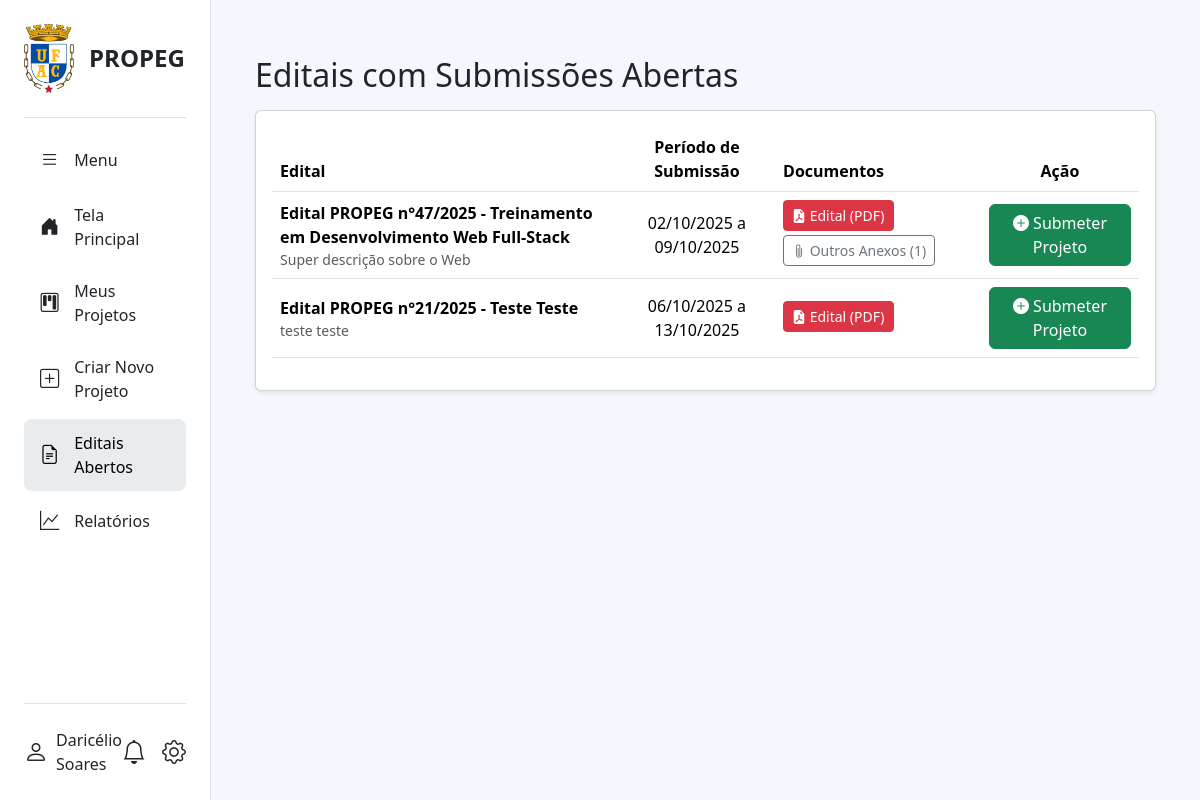
The app's page /projetos/editais/abertos/ (signed in) with its own data.
### projetos_institucionais/models.py (models this page shows, shortened)
class Usuario(AbstractUser):
    PERFIL_CHOICES = (
        ('coordenador', 'Coordenador'),
        ('aluno', 'Aluno'),
        ('gestor', 'Gestor'),
    )
    STATUS_CHOICES = (
        ('pendente', 'Pendente'),
        ('ativo', 'Ativo'),
        ('inativo', 'Inativo'),
    )
    status = models.CharField(
        max_length=20,
        choices=STATUS_CHOICES,
        default='pendente',
        verbose_name='Status',
    )
    USERNAME_FIELD = 'cpf'
    REQUIRED_FIELDS = ['username', 'first_name', 'last_name', 'email']
    cpf = models.CharField(max_length=14, unique=True, verbose_name="CPF")
    email = models.EmailField(unique=True)
    telefone = models.CharField(max_length=20, blank=True, null=True)
    perfil = models.CharField(max_length=20, choices=PERFIL_CHOICES)
    regime_trabalho = models.CharField(max_length=3, blank=True, null=True, verbose_name="Regime de Trabalho")
    is_active = models.BooleanField(default=False, verbose_name="Ativo", help_text="Marque esta opção para ativar a conta do usuário.")
    curso = models.ForeignKey(
        'CursoGraduacao',
        on_delete=models.SET_NULL,
        null=True,
        blank=True,
        verbose_name="Curso de Graduação",
    )
    endereco = models.OneToOneField(
        'Endereco',
        on_delete=models.SET_NULL,
        null=True,
        blank=True
    )
    titulacao = models.ForeignKey(
        'Titulacao',
        on_delete=models.SET_NULL,
        null=True,
        blank=True,
        verbose_name="Titulação"
    )
    centro_lotacao = models.ForeignKey(
        'CentroLotacao',
        on_delete=models.SET_NULL,
        null=True,
        blank=True,
        verbose_name="Centro de Lotação"
    )
    objects = UsuarioManager()

class Edital(models.Model):
    STATUS_CHOICES = (
        ('rascunho', 'Rascunho'),
        ('aberto', 'Aberto'),
        ('fechado', 'Fechado'),
    )
    tipo = models.CharField(max_length=50, default='PROPEG', verbose_name="Tipo/Origem", help_text="Ex: PROPEG, PROEX, etc.")
    numero = models.PositiveIntegerField(verbose_name="Número do Edital")
    ano = models.PositiveIntegerField(verbose_name="Ano do Edital")
    titulo = models.CharField(max_length=255, verbose_name="Título Descritivo do Edital")
    descricao = models.TextField(verbose_name="Descrição Resumida")
    data_inicio_submissoes = models.DateField(verbose_name="Início das Submissões")
    data_fim_submissoes = models.DateField(verbose_name="Fim das Submissões")
    status = models.CharField(max_length=10, choices=STATUS_CHOICES, default='rascunho')
    documento_principal = models.FileField(
        upload_to='editais/documentos/',
        verbose_name="Documento Principal do Edital (PDF)"
    )
    criado_por = models.ForeignKey(settings.AUTH_USER_MODEL, on_delete=models.PROTECT)
    data_criacao = models.DateTimeField(auto_now_add=True)
    @property
    def titulo_completo(self):
        return f"Edital {self.tipo} n°{self.numero}/{self.ano} - {self.titulo}"
    class Meta:
        verbose_name = "Edital"
        verbose_name_plural = "Editais"
        ordering = ['-ano', '-numero']
        unique_together = ('numero', 'ano', 'tipo')

### projetos_institucionais/views.py (the view)
# urls.py: path('editais/abertos/', views.listar_editais_abertos, name='listar_editais_abertos'),
@login_required
@coordenador_required
def listar_editais_abertos(request):
    hoje = date.today()
    editais_abertos = Edital.objects.filter(
        status='aberto',
        data_inicio_submissoes__lte=hoje,
        data_fim_submissoes__gte=hoje
    ).prefetch_related('anexos')
    contexto = {
        'editais': editais_abertos
    }
    return render(request, 'projetos_institucionais/editais_abertos_lista.html', contexto)

### projetos_institucionais/context_processors.py (called while the page is built)
def unread_notifications_context(request):
    if request.user.is_authenticated:
        unread_count = Notificacao.objects.filter(destinatario=request.user, lida=False).count()
        return {'unread_notifications_count': unread_count}
    return {}

### templates/projetos_institucionais/editais_abertos_lista.html (shortened to what this page needs)
{% extends "base2.html" %}
{% block content %}
<div class="container-fluid mt-4">
    <h2 class="mb-3">Editais com Submissões Abertas</h2>
    <div class="card shadow-sm">
        <div class="card-body">
            <div class="table-responsive">
                <table class="table table-hover align-middle">
                    <thead>
                        <tr>
                            <th style="width: 40%;">Edital</th>
                            <th class="text-center">Período de Submissão</th>
                            <th>Documentos</th>
                            <th class="text-center">Ação</th>
                        </tr>
                    </thead>
                    <tbody>
                        {% for edital in editais %}
                        <tr>
                            <td>
                                <strong>{{ edital.titulo_completo }}</strong>
                                <p class="text-muted small mb-0">{{ edital.descricao }}</p>
                            </td>
                            <td class="text-center">{{ edital.data_inicio_submissoes|date:"d/m/Y" }} a {{ edital.data_fim_submissoes|date:"d/m/Y" }}</td>
                            <td>
                                <a href="{{ edital.documento_principal.url }}" target="_blank" class="btn btn-sm btn-danger mb-1">
                                    <i class="bi bi-file-earmark-pdf-fill"></i> Edital (PDF)
                                </a>
                                {% if edital.anexos.all %}
                                <button type="button" class="btn btn-sm btn-outline-secondary mb-1" data-bs-toggle="modal" data-bs-target="#anexosModal-{{ edital.pk }}">
                                    <i class="bi bi-paperclip"></i> Outros Anexos ({{ edital.anexos.all|length }})
                                </button>
                                {% endif %}
                            </td>
                            <td class="text-center">
                                <a href="{% url 'projeto_criar' %}" class="btn btn-success">
                                    <i class="bi bi-plus-circle-fill"></i> Submeter Projeto
                                </a>
                            </td>
                        </tr>
                        {% empty %}
                        <tr>
                            <td colspan="4" class="text-center text-muted">Nenhum edital com submissões abertas no momento.</td>
                        </tr>
                        {% endfor %}
                    </tbody>
                </table>
            </div>
        </div>
    </div>
</div>
{% endblock %}

### templates/base2.html (shortened to what this page needs)
{% load static %}
<!DOCTYPE html>
<html lang="pt-BR">
<head>
    <link href="https://cdn.jsdelivr.net/npm/bootstrap@5.3.3/dist/css/bootstrap.min.css" rel="stylesheet">
    <link href="https://cdn.jsdelivr.net/npm/bootstrap-icons@1.11.3/font/bootstrap-icons.css" rel="stylesheet">
    <link href="https://cdnjs.cloudflare.com/ajax/libs/font-awesome/6.5.2/css/all.min.css" rel="stylesheet">
    <link href="{% static 'css/style.css' %}" rel="stylesheet">
</head>
<body>
    <div class="d-flex">
        <div id="sidebar" class="d-flex flex-column">
            <div class="sidebar-header">
                <img src="{% static 'imagens/logo_ufac.png' %}" alt="Logo UFAC" width="50">
                <span class="fs-4 fw-bold">PROPEG</span>
            </div>
            <ul class="nav flex-column my-3">
                <li class="nav-item">
                    <a href="#" class="nav-link text-dark" id="toggle-btn">
                        <i class="bi bi-list"></i>
                        <span>Menu</span>
                    </a>
                </li>
                {% with request.resolver_match.url_name as url_name %}
                <li class="nav-item">
                    <a href="{% url 'tela_principal' %}"
                        class="nav-link {% if url_name == 'tela_principal' %}active{% else %}text-dark{% endif %}">
                        <i class="bi bi-house-door-fill"></i>
                        <span>Tela Principal</span>
                    </a>
                </li>
                {% if user.perfil == 'coordenador' %}
                <li class="nav-item">
                    <a href="{% url 'projeto_dashboard' %}"
                        class="nav-link {% if request.resolver_match.url_name == 'projeto_dashboard' %}active{% else %}text-dark{% endif %}">
                        <i class="bi bi-kanban"></i>
                        <span>Meus Projetos</span>
                    </a>
                </li>
                <li class="nav-item">
                    <a href="{% url 'projeto_criar' %}"
                        class="nav-link {% if request.resolver_match.url_name == 'projeto_criar' %}active{% else %}text-dark{% endif %}">
                        <i class="bi bi-plus-square"></i>
                        <span>Criar Novo Projeto</span>
                    </a>
                </li>
                <li class="nav-item">
                    <a href="{% url 'listar_editais_abertos' %}" class="nav-link {% if request.resolver_match.url_name == 'listar_editais_abertos' %}active{% else %}text-dark{% endif %}">
                        <i class="bi bi-file-earmark-text"></i>
                        <span>Editais Abertos</span>
                    </a>
                </li>
                <li class="nav-item">
                    <a href="{% url 'relatorio_lista_projetos' %}" class="nav-link {% if request.resolver_match.url_name == 'relatorios' %}active{% else %}text-dark{% endif %}">
                        <i class="bi bi-graph-up"></i>
                        <span>Relatórios</span>
                    </a>
                </li>
                {% endif %}
                {% endwith %}
            </ul>
            <div class="sidebar-footer mt-auto">
                {% if user.is_authenticated %}
                <a href="{% url 'perfil' %}" class="d-flex align-items-center text-dark text-decoration-none">
                    <i class="bi bi-person fs-4"></i>
                    <span class="ms-2">
                        {% if user.get_full_name %}
                        {{ user.get_full_name }}
                        {% elif user.first_name %}
                        {{ user.first_name }}
                        {% else %}
                        {{ user.cpf }}
                        {% endif %}
                    </span>
                </a>
                {% endif %}
                <div class="d-flex align-items-center">
                    <a href="{% url 'lista_notificacoes' %}" class="text-dark position-relative me-3">
                        <i class="bi bi-bell fs-4"></i>
                    </a>
                    {% if user.is_authenticated %}
                    <div class="dropdown dropup">
                        <a href="#" class="text-dark text-decoration-none" data-bs-toggle="dropdown"
                            aria-expanded="false">
                            <i class="bi bi-gear fs-4"></i>
                        </a>
                    </div>
                    {% endif %}
                </div>
            </div>
        </div>
        <main id="main-content">
            {% block content %}
            {% endblock %}
        </main>
    </div>
</body>
</html>

### static/css/style.css (style rules this page uses)
html, body { height: 100%; margin: 0; font-family: 'Segoe UI', Tahoma, Geneva, Verdana, sans-serif; }
.d-flex { height: 100%; }
#sidebar { width: 280px; background-color: #ffffff; padding: 1.5rem; border-right: 1px solid #dee2e6; transition: width 0.3s; transition: width 0.3s ease-in-out; }
.sidebar-header { display: flex; align-items: center; gap: 15px; padding-bottom: 1.5rem; border-bottom: 1px solid #dee2e6; }
.sidebar-footer { display: flex; justify-content: space-between; align-items: center; padding-top: 1.5rem; border-top: 1px solid #dee2e6; }
#main-content { flex-grow: 1; background-color: #f4f7fc; padding: 2rem; overflow-y: auto; }
.table-responsive { overflow: visible; }

### records on screen
Usuario: get_full_name "Daricélio Soares"
Edital: titulo_completo "Edital PROPEG n°47/2025 - Treinamento em Desenvolvimento Web Full-Stack", descricao "Super descrição sobre o Web", data_inicio_submissoes "02/10/2025", data_fim_submissoes "09/10/2025", anexos.all|length "1"
Edital: titulo_completo "Edital PROPEG n°21/2025 - Teste Teste", descricao "teste teste", data_inicio_submissoes "06/10/2025", data_fim_submissoes "13/10/2025"
